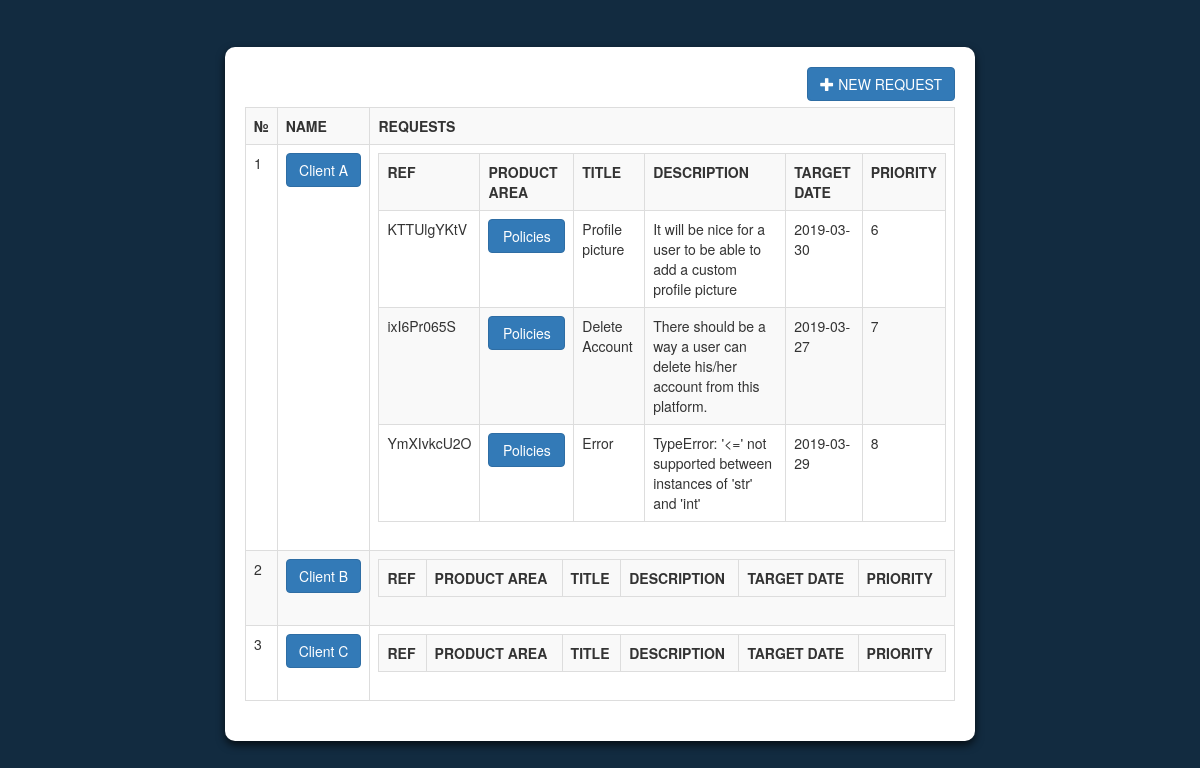
The app's page /requests with its own data.
### britecore/models.py (models this page shows, shortened)
class Client(db.Model):
    id = db.Column(db.Integer, primary_key=True)
    name = db.Column(db.String(100), index=True, nullable=False)
    requests = db.relationship('Requests', backref='client', lazy=True)

class Requests(db.Model):
    id = db.Column(db.Integer, primary_key=True, unique=True)
    rid = db.Column(db.String(10), nullable=False)
    title = db.Column(db.String(100), nullable=False)
    description = db.Column(db.Text, nullable=False)
    client_id = db.Column(db.Integer, db.ForeignKey('client.id'), nullable=False)
    product = db.Column(db.Integer, db.ForeignKey('productarea.id'), nullable=False)
    target_date = db.Column(db.String(12), nullable=False)
    priority = db.Column(db.Integer, nullable=False)
    time = db.Column(db.DateTime, index=True, default=datetime.utcnow)

class Productarea(db.Model):
    id = db.Column(db.Integer, primary_key=True)
    name = db.Column(db.String(100), index=True, nullable=False)
    request = db.relationship('Requests', backref='productarea', lazy=True)

### britecore/route.py (the view)
@app.route('/requests')
def requests():
    clients = models.Client.query.all()
    areas = models.Productarea.query.all()
    reqs = models.Requests.query.all()
    return render_template('requests.html', clients=clients, areas=areas, reqs=reqs)

### britecore/templates/requests.html (shortened to what this page needs)
{% extends 'index.html' %}
{% block body %}
    <div class="col-lg-12">
<div class="col-md-8" style="padding-top: 4%;">
<div class="card" style="background: #fff; border-radius: 10px; padding: 20px;">
    <a href="../" class="btn btn-primary" style="float: right;"><i class="glyphicon glyphicon-plus"></i> NEW REQUEST</a><br><br>
<table class="table table-bordered table-striped table-hover table-responsive">
    <tr>
        <th>&numero;</th>
        <th>NAME</th>
        <th>REQUESTS</th>
    </tr>
    {% for client in clients %}
    <tr>
        <td>{{ client.id }}</td>
        <td><span class="btn btn-primary btn-block">{{ client.name }}</span></td>
        <td>
        <table class="table table-bordered table-striped table-hover table-responsive">
            <tr>
                <th>REF</th>
                <th>PRODUCT AREA</th>
                <th>TITLE</th>
                <th>DESCRIPTION</th>
                <th>TARGET DATE</th>
                <th>PRIORITY</th>
            </tr>
            {% for req in client.requests %}
                <tr>
                    <td>{{ req.rid }}</td>
                    {% for area in areas %}
                            {% if area.id == req.product %}
                    <td><span class="btn btn-primary btn-block">{{ area.name }}</span></td>
                        {% endif %}
                        {% endfor %}
                    <td>{{ req.title }}</td>
                    <td>{{ req.description }}</td>
                    <td>{{ req.target_date }}</td>
                    <td>{{ req.priority }}</td>
                </tr>
            {% endfor %}
            </table>
            </td>
    </tr>
{% endfor %}
</table>
</div>
</div>
</div>
{% endblock %}

### britecore/templates/index.html (shortened to what this page needs)
<!DOCTYPE html>
<html lang="en">
<head>
    <link rel="stylesheet" type="text/css" href="{{ url_for('static', filename='css/bootstrap.min.css') }}">
    <link rel="stylesheet" type="text/css" href="{{ url_for('static', filename='css/style.css') }}">
    <link rel="stylesheet" type="text/css" href="{{ url_for('static', filename='css/notifications/Lobibox.min.css') }}">
    <link rel="stylesheet" type="text/css" href="{{ url_for('static', filename='css/notifications/notifications.css') }}" >
</head>
<body style="background: #122b40;">
{% block body %}
{% endblock %}
</body>
</html>

### britecore/static/css/style.css (style rules this page uses)
.card { box-shadow: 0 4px 8px 0 rgba(0,0,0,0.7);transition: 0.3s;border-radius: 5px;margin-bottom: 20px; }

### records on screen
Client: id "1", name "Client A"
Requests: rid "KTTUlgYKtV", title "Profile picture", description "It will be nice for a user to be able to add a custom profile picture", target_date "2019-03-30", priority "6"
Productarea: name "Policies"
Requests: rid "ixI6Pr065S", title "Delete Account", description "There should be a way a user can delete his/her account from this platform.", target_date "2019-03-27", priority "7"
Requests: rid "YmXIvkcU2O", title "Error", description "TypeError: '<=' not supported between instances of 'str' and 'int'", target_date "2019-03-29", priority "8"
Client: id "2", name "Client B"
Client: id "3", name "Client C"
